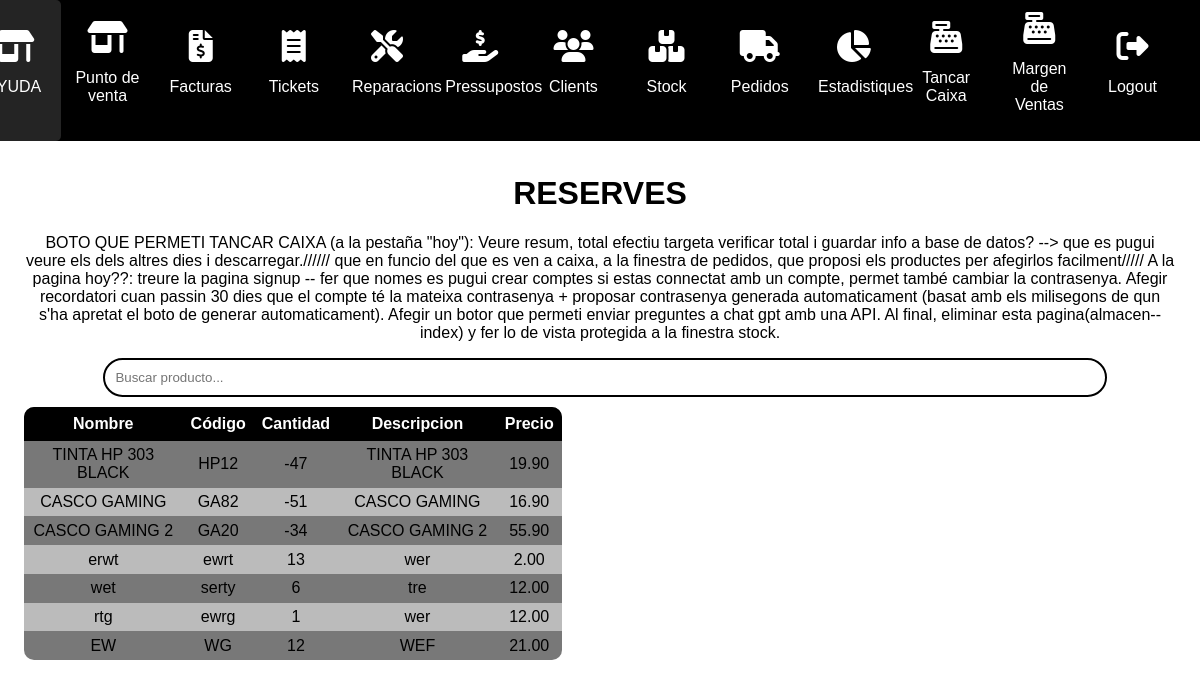
Before: /index/ (signed in) with the older database file.
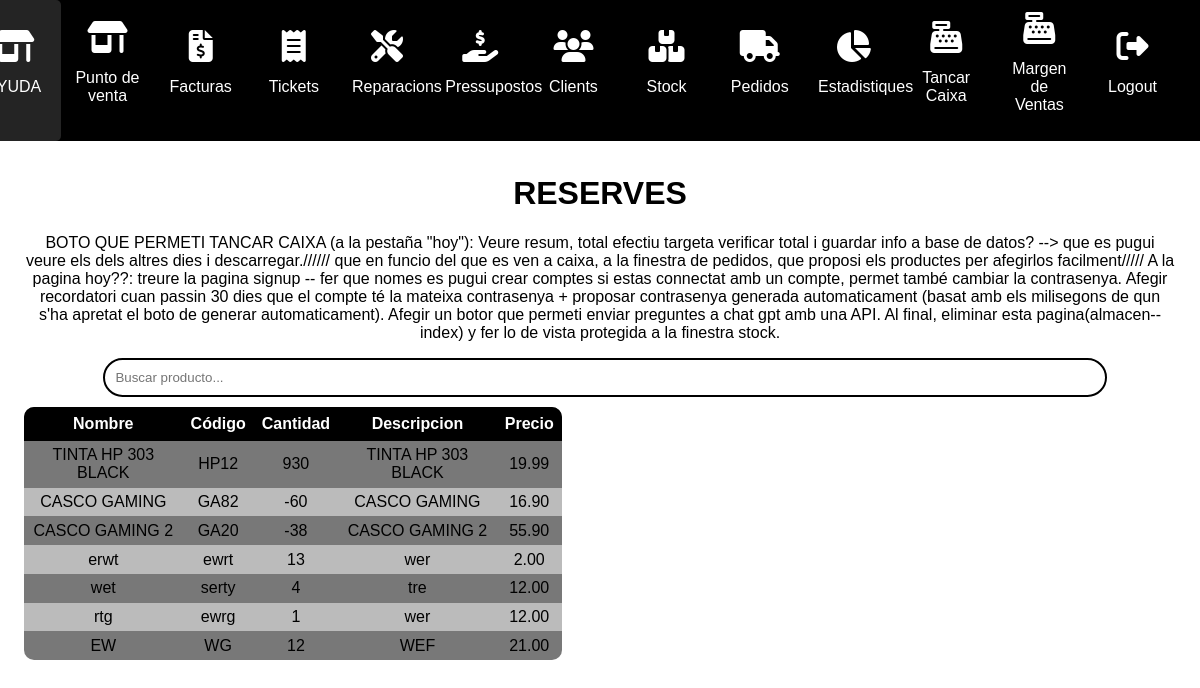
After: the same page with the newer database file.
### myapp/models.py (models this page shows, shortened)
class Producto(models.Model):
    nombre = models.CharField(max_length=200)
    codigo = models.CharField(max_length=200)
    cantidad= models.IntegerField()
    descripcion= models.CharField(max_length=300,default='')
    precio= models.DecimalField(max_digits=9999999, decimal_places=2)
    imagen = models.ImageField(upload_to='imagenes/')
    preu_distribuidor=models.DecimalField(max_digits=9999999, decimal_places=2,default=1)
    marge=models.DecimalField(max_digits=9999999, decimal_places=2,default=1)

### myapp/views.py (the view)
# urls.py: path("index/", views.index, name="index"),
@login_required
def index(request):
    productos = Producto.objects.all()
    return render(request,"index.html",{"productos":productos})

### myapp/templates/index.html (shortened to what this page needs)
{% extends "layouts/base.html" %}
{% block content %}
<!DOCTYPE html>
<html lang="en">
<head>
</head>
<body>
    <div class="main-content">
        <h1>RESERVES</h1><p> BOTO QUE PERMETI TANCAR CAIXA (a la pestaña "hoy"): Veure resum, total efectiu targeta verificar total i guardar info a base de datos? --> que es pugui veure  els dels altres dies i descarregar.////// que en funcio del que es ven a caixa, a la finestra de pedidos, que proposi els productes per afegirlos facilment///// A la pagina hoy??: treure la pagina signup -- fer que nomes es pugui crear comptes si estas connectat amb un compte, permet també cambiar la contrasenya. Afegir recordatori cuan passin 30 dies que el compte té la mateixa contrasenya + proposar contrasenya generada automaticament (basat amb els milisegons de qun s'ha apretat el boto de generar automaticament). Afegir un botor que permeti enviar preguntes a chat gpt amb una API. Al final, eliminar esta pagina(almacen-- index) y fer lo de vista protegida a la finestra stock.</p>
        <input type="text" id="searchInput" placeholder="Buscar producto...">
        <form method="post">
        <table id="productTable1">
            <thead>
                <tr>
                    <th>Nombre</th>
                    <th>Código</th>
                    <th>Cantidad</th>
                    <th>Descripcion</th>
                    <th>Precio</th>
                </tr>
            </thead>
            <tbody>
                {% for producto in productos %}
                <tr>
                    <td>{{ producto.nombre }}</td>
                    <td>{{ producto.codigo }}</td>
                    <td>{{ producto.cantidad }}
                    </td>
                    <td>{{ producto.descripcion|truncatechars:25 }}</td>
                    <td>{{ producto.precio }}</td>
                </tr>
                {% endfor %}
            </form>
    </div>
</body>
</html>
{% endblock %}

Changed rows visible on the page:
changed Producto "TINTA HP 303 BLACK": cantidad "-47" → "930"; precio "19.90" → "19.99"
changed Producto "CASCO GAMING": cantidad "-51" → "-60"
changed Producto "CASCO GAMING 2": cantidad "-34" → "-38"
changed Producto "wet": cantidad "6" → "4"
